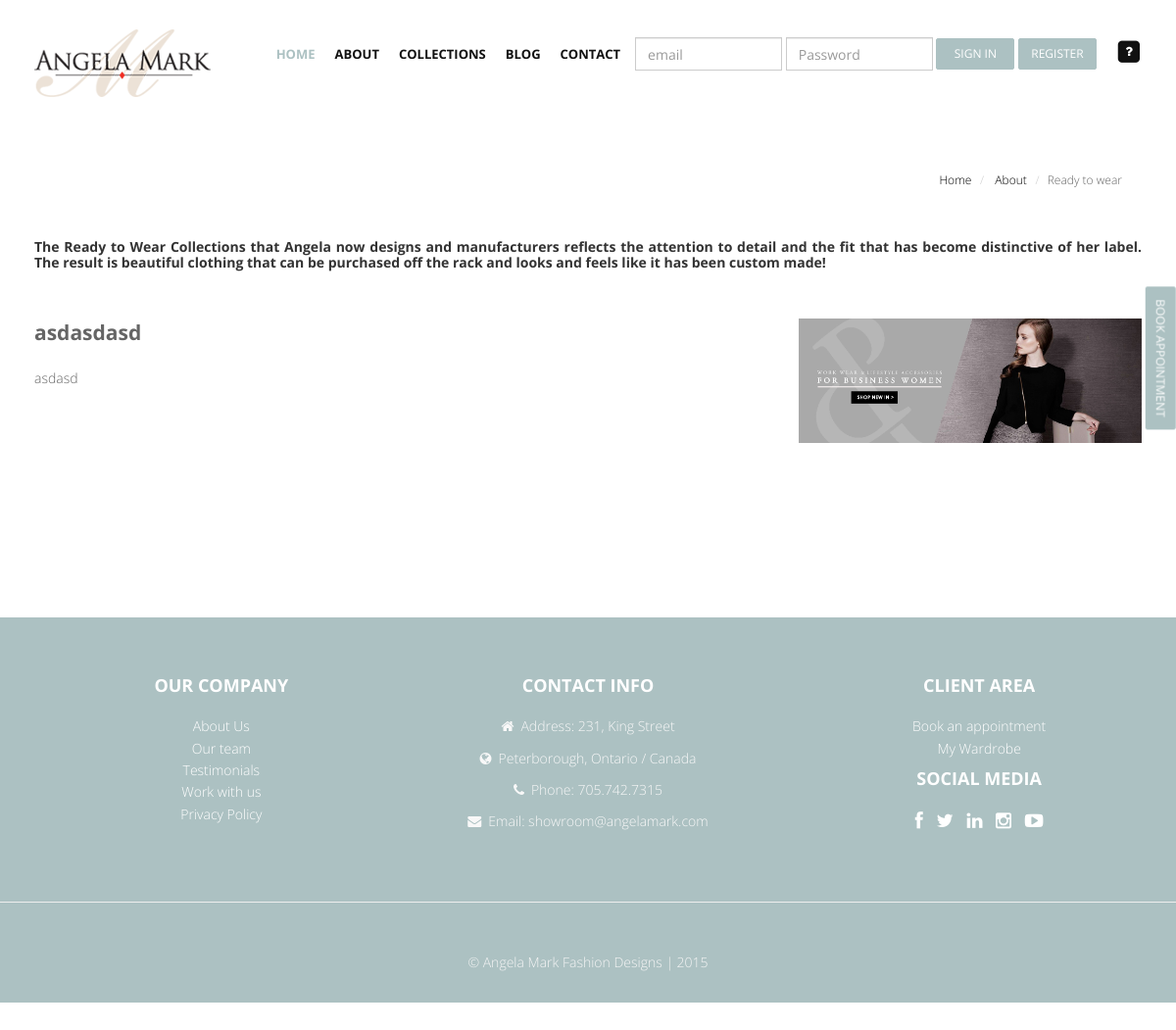
The app's page /AngelaFinal/web/pages/readyToWear.php, older data.
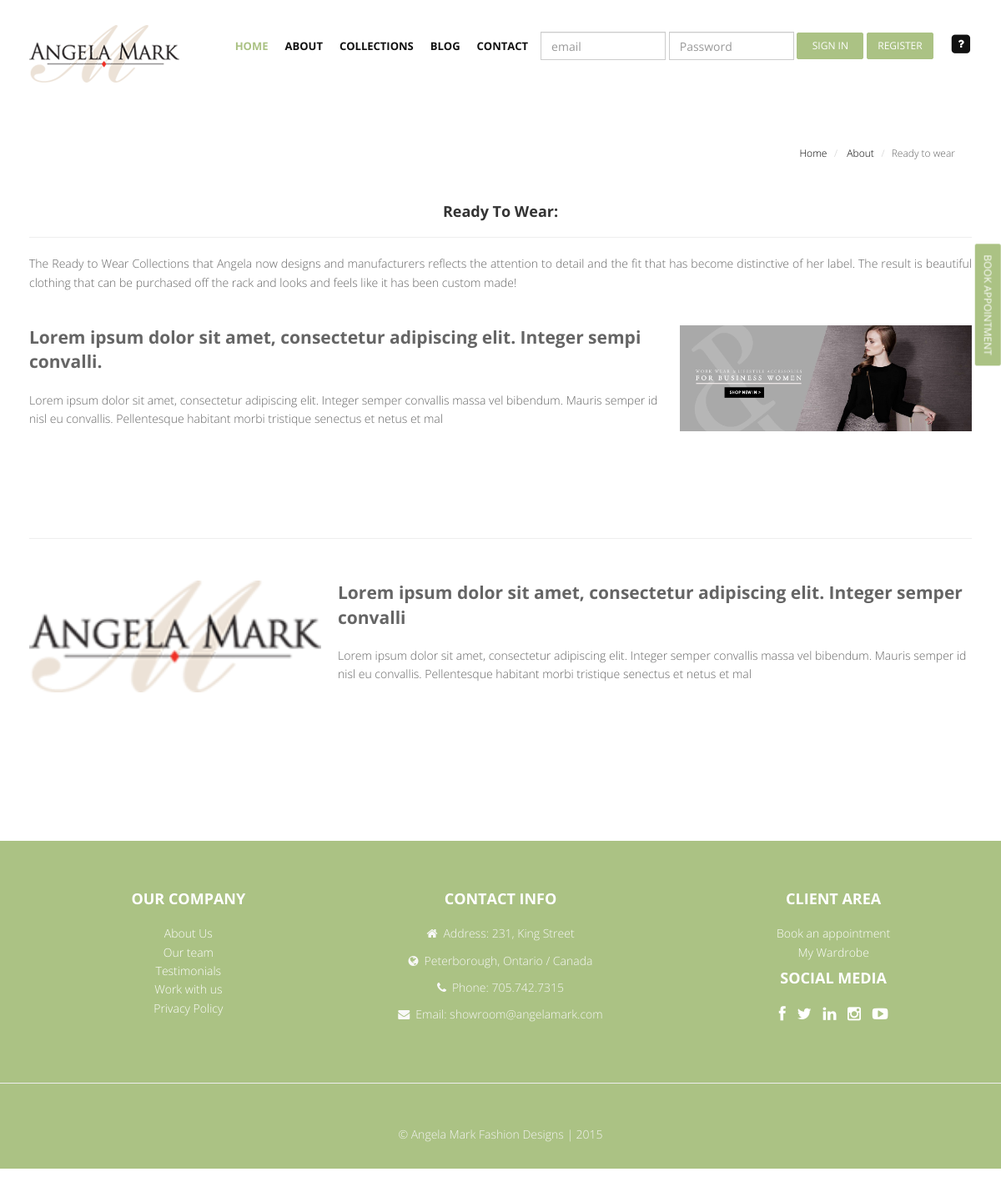
The same page, newer data.
### tables this page shows
CREATE TABLE IF NOT EXISTS `logos` (
  `id` int(10) unsigned NOT NULL,
  `path` varchar(200) NOT NULL
);

CREATE TABLE IF NOT EXISTS `pagecontent` (
  `id` int(10) unsigned NOT NULL,
  `pageID` int(11) NOT NULL,
  `variable` varchar(30) NOT NULL,
  `content` longtext NOT NULL
);

CREATE TABLE IF NOT EXISTS `pagephotos` (
  `id` int(4) NOT NULL,
  `path` varchar(200) NOT NULL,
  `pageId` int(4) DEFAULT NULL,
  `date` timestamp NOT NULL DEFAULT CURRENT_TIMESTAMP,
  `active` int(1) NOT NULL,
  `subtitle` varchar(80) DEFAULT NULL,
  `description` varchar(200) DEFAULT NULL
);

### AngelaFinal/src/Session.php (called while the page is built, shortened)
<?php
	class Session{
		private $loggedIn = false;
		public function isLoggedIn(){
			return $this->loggedIn;
		}
		private function checkLogin(){
			if (isset($_SESSION['userID'])){
				$this->userID = $_SESSION['userID'];
				$this->loggedIn = true;
			}else{
				$this->loggedIn = false;
			}
		}
	}
?>

### AngelaFinal/src/factories/factoryDAOPdo.php (called while the page is built, shortened)
<?php
	require_once DIR_PDO.'managementPhotosDAOPdo.php';
	require_once DIR_PDO.'managementContentDAOPdo.php';
class FactoryDAOPdo implements FactoryDAO {
	private static $instance = null;
	public static function getInstance() {
		if (self::$instance == null) {
			self::$instance = new FactoryDAOPdo();
		}
		return self::$instance;
	}
	public function createManagementPhotosPersistence() {
		return new ManagementPhotosDAOPdo();
	}
	public function createManagementContentPersistence() {
		return new ManagementContentDAOPdo();
	}
}
?>

### AngelaFinal/src/controllers/managementContentController.php (called while the page is built, shortened)
<?php
	require_once DIR_FAC.'factoryDAOPdo.php';
class ManagementContentController {
	private $persistenceManagement;
	public function __construct() {
		$this->factory = FactoryDAOPdo::getInstance();
		$this->persistenceManagement = $this->factory->createManagementContentPersistence();
	}
	public function searchContent($param,$value,$type){
		$result = $this->persistenceManagement->searchContent($param,$value,$type);
		return $result;
	}
	public function searchLogo(){
		$result = $this->persistenceManagement->searchLogo();
		return $result;
	}
}
 ?>

### AngelaFinal/src/views/managementContentView.php (called while the page is built, shortened)
<?php
	require_once DIR_MOD.'managementContent.php';
	require_once DIR_CON.'managementContentController.php';
class ManagementContentView{
	private $managementContentController;
	function __construct() {
		$this->managementContentController = new ManagementContentController();
	}
	public function searchContent($param,$value,$type) {
		$result = $this->managementContentController->searchContent($param,$value,$type);
		return $result;
	}
	public function searchLogo(){
		$result = $this->managementContentController->searchLogo();
		return $result;
	}
}
 ?>

### AngelaFinal/src/persistenceDAOPdo/managementContentDAOPdo.php (called while the page is built, shortened)
<?php
	require_once DIR_MOD.'managementContent.php';
class ManagementContentDAOPdo implements ManagementContentDAO {
	public function searchContent($param,$value,$type){
		$className = 'ConnectionDAOPdo';
		$con = $className::getConnection();
		$query = 'SELECT * FROM pagecontent Where '.$param.' = '.$value;
		$stmt = $con->prepare($query);
		$stmt->execute();
		$result = $stmt->fetchAll();
		$managementsList = new ArrayObject();
		foreach ($result as $row) {
			$management = new ManagementContent();
			$management->setIdContent($row['id']);
			$management->setPageIdContent($row['pageID']);
			$management->setVariable($row['variable']);
			$management->setContent($row['content']);
			$managementsList->append($management);
		}
		if($type==1){
			return $management;
		}elseif($type==2){
			return $managementsList;
		}
	}
	public function searchLogo() {
		$className = 'ConnectionDAOPdo';
		$con = $className::getConnection();
		$query = 'SELECT * FROM logos Where id = 1';
		$stmt = $con->prepare($query);
		$stmt->execute();
		$result = $stmt->fetchAll();
		$management = '';
		foreach ($result as $row) {
			$management = new ManagementContent();
			$management->setIdLogo($row['id']);
			$management->setLogo($row['path']);
		}
		return $management;
	}
}
?>

### AngelaFinal/src/models/managementContent.php (called while the page is built, shortened)
<?php
class ManagementContent{
	private $content;
	private $logo;
	function getContent(){
		return $this->content;
	}
	function setContent($content){
		$this->content=$content;
	}
	function getLogo(){
		return $this->logo;
	}
	function setLogo($logo){
		$this->logo=$logo;
	}
}

### AngelaFinal/src/controllers/managementPhotosController.php (called while the page is built, shortened)
<?php
	require_once DIR_FAC.'factoryDAOPdo.php';
class ManagementPhotosController {
	private $persistenceManagement;
	public function __construct() {
		$this->factory = FactoryDAOPdo::getInstance();
		$this->persistenceManagement = $this->factory->createManagementPhotosPersistence();
	}
	public function searchPhotos($param,$value,$type){
		$result = $this->persistenceManagement->searchPhotos($param,$value,$type);
		return $result;
	}
}
 ?>

### AngelaFinal/src/views/managementPhotosView.php (called while the page is built, shortened)
<?php
	require_once DIR_MOD.'managementPhotos.php';
	require_once DIR_CON.'managementPhotosController.php';
class ManagementPhotosView{
	private $managementPhotosController;
	function __construct() {
		$this->managementPhotosController = new ManagementPhotosController();
	}
	public function searchPhotos($param,$value,$type) {
		$result = $this->managementPhotosController->searchPhotos($param,$value,$type);
		return $result;
	}
}
 ?>

### AngelaFinal/src/persistenceDAOPdo/managementPhotosDAOPdo.php (called while the page is built, shortened)
<?php
	require_once DIR_MOD.'managementPhotos.php';
class ManagementPhotosDAOPdo implements ManagementPhotosDAO {
	public function searchPhotos($param,$value,$type) {
		$className = 'ConnectionDAOPdo';
		$con = $className::getConnection();
		$query = 'SELECT * FROM pagephotos Where '.$param.' = '.$value;
		$stmt = $con->prepare($query);
		$stmt->execute();
		$result = $stmt->fetchAll();
		$management = '';
		$managementsList = new ArrayObject();
		foreach ($result as $row) {
			$management = new ManagementPhotos();
			$management->setIdPhoto($row['id']);
			$management->setPathPhoto($row['path']);
			$management->setPageIdPhoto($row['pageId']);
			$management->setDates($row['date']);
			$management->setActive($row['active']);
			$management->setSubtitle($row['subtitle']);
			$management->setDescription($row['description']);
			$managementsList->append($management);
		}
		if($type==1){
			return $management;
		}elseif($type==2){
			return $managementsList;
		}
	}
}
?>

### AngelaFinal/src/models/managementPhotos.php (called while the page is built, shortened)
<?php
class ManagementPhotos{
	private $idPhoto;
	private $pathPhoto;
	private $subtitle;
	private $description;
	function getIdPhoto(){
		return $this->idPhoto;
	}
	function getPathPhoto(){
		return $this->pathPhoto;
	}
	function getSubtitle(){
		return $this->subtitle;
	}
	function setIdPhoto($idPhoto){
		$this->idPhoto=$idPhoto;
	}
	function setPathPhoto($pathPhoto){
		$this->pathPhoto=$pathPhoto;
	}
	function setSubtitle($subtitle){
		$this->subtitle=$subtitle;
	}
	public function getDescription() {
	    return $this->description;
	}
	public function setDescription($description) {
	    $this->description = $description;
	}
}
?>

### AngelaFinal/web/layout/listContent.php (the view, shortened to what the rows shown need)
<?php
require_once('../../src/Session.php');
require_once (DIR_VIE.'managementPhotosView.php');
require_once (DIR_VIE.'managementContentView.php');
$manegementPhotosView = new ManagementPhotosView();
$managementPhotos = $manegementPhotosView->searchPhotos('pageId',$pageId,'2');
$code = '';
$flagDivider = false;
$align = 'right';
$flagAlign = true;
foreach ($managementPhotos as $key) {
	if($flagDivider) {
		$code.='<hr class="featurette-divider">
	';
	}
	$code.='<div class="featurette" id="photo'.$pageId.'-'.$key->getIdPhoto().'" style="margin-bottom: 10%">
		<img class="featurette-image  img-responsive pull-'.$align.'" src="../../'.$key->getPathPhoto().'" height="300" width="350">
		<p class="lead"><strong>'.$key->getSubtitle().'</strong></p>
		<p class="">'.$key->getDescription().'</p>
	</div>
	';
	$flagDivider = true;
	$align = ($flagAlign ? 'left' : 'right');
	$flagAlign = ($flagAlign ? false : true);
}
?>
		<?php echo $code;?>

### AngelaFinal/web/pages/readyToWear.php (shortened to what the rows shown need)
<?php
	require_once('../../src/Session.php');
	require_once (DIR_VIE.'managementPhotosView.php');
	require_once (DIR_VIE.'managementContentView.php');
	$managementContentView = new ManagementContentView();
    $pageId = '5';
	$managementContent = $managementContentView->searchContent('pageId',$pageId,'1');
	$session = new Session();
?>
<html lang="en">
<head>
	<?php include( DIR_LAY.'headPages.php');?>
<link href="<?php echo DIR_AST; ?>css/one-page-wonder.css" rel="stylesheet">
</head>
<body>
<?php include( DIR_LAY.'modalRegister.php');?>
	<div id="wrapper">
		<?php
		if($session->isLoggedIn()){
			if ($_SESSION['role']==2){
				include (DIR_LAY.'headerUserPages.php') ;
			}elseif($_SESSION['role']==1){
				include( DIR_LAY.'headerAdminPages.php') ;
			}
		}else{
			include( DIR_LAY.'headerPages.php') ;
		}
		?>
<br>
<br>
<br>
<br>
<br>
        <div class="container">
            <div class="row">
                <div class="col-lg-12 ">
                    <?php echo $managementContent->getContent(); ?>
                </div>
            </div>
        </div>
        <div class="container">
            <?php include(DIR_LAY.'listContent.php'); ?>
        </div>
</html>

### AngelaFinal/web/layout/headerPages.php (shortened to what the rows shown need)
<?php
require_once (DIR_VIE.'managementContentView.php');
$layoutManagementContentView = new ManagementContentView();
$logo = $layoutManagementContentView->searchLogo()->getLogo();
?>
	<header>
        <div class="navbar navbar-default navbar-fixed-top">
            <div class="container">
                <div class="navbar-header">
                    <a class="navbar-brand" href="../../index.php">
						<img src="../../<?php echo $logo; ?>">
					</a>
                </div>
                <div class="navbar-collapse collapse " id="navbar-main">
					<div>
						<button class="btn btn-theme" Style=" transform: rotate(90deg); cursor: pointer; right:-57px; top:0px; margin-top:350px; z-index:999997; position:fixed;" data-direction='left' data-toggle="modal" data-target="#myBook")>Book Appointment</button>
					</div>
                    <ul class="nav navbar-nav">
                        <li class="active"><a href="../../index.php">Home</a></li>
                        <li class="dropdown" >
                            <a href="#" id="dropdownactive" class="dropdown-toggle " data-toggle="dropdown" data-hover="dropdown" data-delay="0" data-close-others="false">About <b class=" icon-angle-down"></b></a>
                        </li>
                        <li class="dropdown" >
                            <a href="#" id="dropdownactive" class="dropdown-toggle " data-toggle="dropdown" data-hover="dropdown" data-delay="0" data-close-others="false">Collections <b class=" icon-angle-down"></b></a>
                        </li>
                        <li><a href="http://projectblog.byethost12.com/wp/" >Blog</a></li>
                        <li><a href="../pages/contact.php">Contact</a></li>
						<li>
							<form class="navbar-form navbar-right"   action="../../src/handlers/userHandler.php?a=login" method="post">
								<div class="form-group" >
									<input type="email" class="form-control" style="width:150px" name="email" required placeholder="email">
								</div>
								<div class="form-group">
									<input type="password" class="form-control" style="width:150px" name="password" required placeholder="Password">
								</div>
								<div class="form-group">
									<button type="submit" style="width:80px" class="btn btn-theme">Sign In</button>
								</div>
								<div class="form-group">
									<div data-toggle="modal" data-target="#myModal">
										<button type="button" style="width:80px" class="btn btn-theme">Register</button>
									</div>
								</div>
							</form>
						</li>
                        <li class="dropdown" >
                            <a href="#" title="Forgot your password?" data-toggle="modal" data-target="#myRecovery">
                                <span class="fa-stack">
                                    <i class="fa fa-square fa-stack-2x"></i>
                                    <i class="fa fa-question fa-stack-1x fa-inverse"></i>
                                </span>
                            </a>
                        </li>
                    </ul>
                </div>
            </div>
        </div>
		</div>

Row changes from the older to the newer data that the page shows:
changed pagecontent: content "The Ready to Wear…" → "Ready To Wear: The Ready to Wear…"
changed pagephotos: subtitle "asdasdasd" → "Lorem ipsum dolor sit amet, consectetur adipiscing elit. Integer sempi convalli."; description "asdasd" → "Lorem ipsum dolor sit amet, consectetur adipiscing elit. Integer semper convallis massa vel bibendum. Mauris semper id nisl eu convallis. Pellentesque habitant morbi tristique senectus et netus et mal"
added pagephotos: path (picture), subtitle "Lorem ipsum dolor sit amet, consectetur adipiscing elit. Integer semper convalli", description "Lorem ipsum dolor sit amet, consectetur adipiscing elit. Integer semper convallis massa vel bibendum. Mauris semper id nisl eu convallis. Pellentesque habitant morbi tristique senectus et netus et mal"
